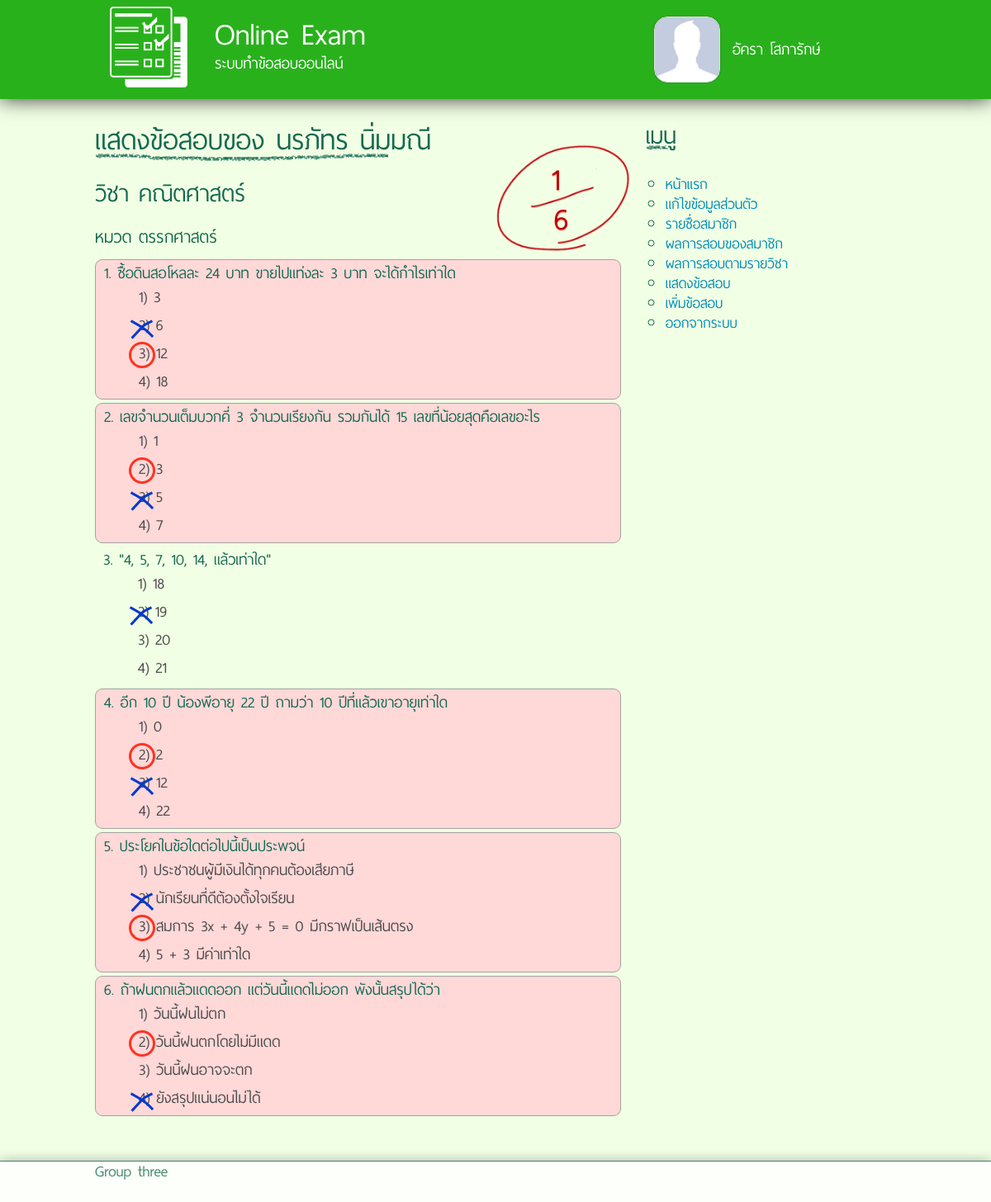
Screenshot of /view-answer.php?stu=54310104&sub=290123&top=1 (signed in) with the database file from the repository.
### tables this page shows
CREATE TABLE IF NOT EXISTS `student` (
  `Stu_id` varchar(8) NOT NULL,
  `Stu_name` varchar(30) NOT NULL,
  `Stu_pwd` varchar(64) NOT NULL,
  `Stu_major` varchar(40) NOT NULL,
  `Stu_gender` varchar(6) NOT NULL,
  `Stu_email` varchar(40) DEFAULT NULL,
  `Stu_pic` varchar(67) DEFAULT NULL,
  PRIMARY KEY (`Stu_id`)
);

CREATE TABLE IF NOT EXISTS `subject` (
  `Sub_id` varchar(8) NOT NULL,
  `Sub_name` varchar(50) NOT NULL,
  `Tea_id` varchar(8) NOT NULL,
  PRIMARY KEY (`Sub_id`)
);

CREATE TABLE IF NOT EXISTS `topics` (
  `Top_id` int(11) NOT NULL AUTO_INCREMENT,
  `Top_name` varchar(50) NOT NULL,
  `Sub_id` varchar(8) NOT NULL,
  PRIMARY KEY (`Top_id`)
);

CREATE TABLE IF NOT EXISTS `question_detail` (
  `Stu_id` varchar(8) NOT NULL,
  `Q_id` int(11) NOT NULL,
  `Answer` char(1) NOT NULL,
  PRIMARY KEY (`Stu_id`,`Q_id`)
);

CREATE TABLE IF NOT EXISTS `question` (
  `Q_id` int(11) NOT NULL AUTO_INCREMENT,
  `Question` varchar(100) NOT NULL,
  `Choice1` varchar(70) NOT NULL,
  `Choice2` varchar(70) NOT NULL,
  `Choice3` varchar(70) DEFAULT NULL,
  `Choice4` varchar(70) DEFAULT NULL,
  `Choice5` varchar(70) DEFAULT NULL,
  `Correct` char(1) NOT NULL,
  `Top_id` int(11) NOT NULL,
  PRIMARY KEY (`Q_id`)
);

### db.class.php (called while the page is built, shortened)
<?php
	Class Database{
		public function Select1($Columns = "*")
		{
				$Select = "SELECT $Columns FROM $this->Table WHERE $this->Where LIMIT 1";
				$query = @mysql_query($Select);
				return @mysql_fetch_assoc($query);
		}
		public function Select($Columns = "*", $Orderby = "")
		{
			$data = array();
			$Select = "SELECT $Columns FROM $this->Table WHERE $this->Where $Orderby";
			$result = mysql_query($Select) or trigger_error(mysql_error().$Select);
			if ($result)
			{
				while($row = mysql_fetch_assoc($result))
				{
					$data[] = $row;
				}
			}
			return $data;
		}
	}
?>

### view-answer.php (the view, shortened to what this page needs)
<?php
	include("db.php");
	include("head.php");
	include("sidebar.php");
	$tStu_id = (isset($_GET['stu']) ? $_GET['stu'] : "");
	$tTop_id = (isset($_GET['top']) ? $_GET['top'] : "");
	$tSub_id = (isset($_GET['sub']) ? $_GET['sub'] : "");
	$db->Table = "student";
	$db->Where = "stu_id = '$tStu_id'";
	$Stu_name = $db->Select1();
	$Stu_name = $Stu_name['Stu_name'];
	$db->Table = "topics";
	$db->Where = "top_id = '$tTop_id'";
	$Top_name = $db->Select1();
	$Top_name = $Top_name['Top_name'];
	$db->Table = "subject";
	$db->Where = "sub_id = '$tSub_id'";
	$Sub_name = $db->Select1();
	$Sub_name = $Sub_name['Sub_name'];
	$db->Table = "question q, question_detail qd";
	$db->Where = "q.q_id = qd.q_id AND q.top_id = '$tTop_id' AND qd.Stu_id = '$tStu_id'";
	$data = $db->Select();
	$db->Table = "Scoreboard";
	$db->Where = "Stu_id = '$tStu_id' and Sub_id = '$tSub_id' and Top_id = '$tTop_id' group by Stu_id";
	$score = $db->Select1("Stu_id, Sub_id, Top_id, Sco_time, sum(Score) as Score");
?>		<div id="content" class="large-8 medium-8 medium-pull-4 columns">
			<h1><span>แสดงข้อสอบของ <?php echo $Stu_name; ?></span></h1>
			<h2>วิชา <?php echo $Sub_name; ?></h2>
			<h3>หมวด <?php echo $Top_name; ?></h3>
<?php
	if ($data) { ?>
			<div class="scorecircle">
				<span class="score"><?php echo $score['Score']; ?></span>
				<span class="maxsco"><?php echo count($data); ?></span>
			</div>
<?php
	}
	if ($data) {
		$exam_count = 1;
		foreach ($data as $value) {
			echo '<div class="examcolor' . ($value['Answer'] != $value['Correct'] ? ' wrong' : '') .'"><span>' . $exam_count . '. ' . $value['Question'] . '</span>';
			echo '<ul class="examcheck">
					<li>
						<input type="radio" name="answer' . $exam_count . '" id="radio' . $exam_count . '1" class="xcheckbox" ' . ($value['Answer'] == "1" ? 'checked' : '') . '>
						<label class="xcheckbox-label">1) ' . $value['Choice1'] . '</label>
						<div class="checkmark'. ($value['Correct'] == "1" ? ' correct' : '') .'"></div>
					</li>
					<li>
						<input type="radio" name="answer' . $exam_count . '" id="radio' . $exam_count . '2" class="xcheckbox" ' . ($value['Answer'] == "2" ? 'checked' : '') . '>
						<label class="xcheckbox-label">2) ' . $value['Choice2'] . '</label>
						<div class="checkmark'. ($value['Correct'] == "2" ? ' correct' : '') .'"></div>
					</li>
					<li>
						<input type="radio" name="answer' . $exam_count . '" id="radio' . $exam_count . '3" class="xcheckbox" ' . ($value['Answer'] == "3" ? 'checked' : '') . '>
						<label class="xcheckbox-label">3) ' . $value['Choice3'] . '</label>
						<div class="checkmark'. ($value['Correct'] == "3" ? ' correct' : '') .'"></div>
					</li>
					<li>
						<input type="radio" name="answer' . $exam_count . '" id="radio' . $exam_count . '4" class="xcheckbox" ' . ($value['Answer'] == "4" ? 'checked' : '') . '>
						<label class="xcheckbox-label">4) ' . $value['Choice4'] . '</label>
						<div class="checkmark'. ($value['Correct'] == "4" ? ' correct' : '') .'"></div>
					</li>
					<li style="display:none;">
						<input type="radio" name="answer' . $exam_count . '" id="radio' . $exam_count . '5" class="xcheckbox" ' . ($value['Answer'] == "5" ? 'checked' : '') . '>
						<label class="xcheckbox-label">5) ' . $value['Choice5'] . '</label>
						<div class="checkmark'. ($value['Correct'] == "5" ? ' correct' : '') .'"></div>
					</li>
				</ul></div>';
			$exam_count++;
		}
	} else {
		echo '<span>ไม่ได้ทำข้อสอบนี้</span>';
	}
	echo '</div>';
	include("footer.php");

### css/styles.css (style rules this page uses)
html, body { font-family: 'thaisans_neueregular', "Open Sans", "Helvetica Neue", "Helvetica", Helvetica, Arial, sans-serif; }
body { color: #156952; background: #F1FFE4; font-size: 1.5rem; }
h1, h2, h3, h4, h5, h6 { font-family: inherit; color: inherit; }
h1 > span { background: url('../images/chockd.png') no-repeat 0px bottom; text-shadow: -2px -1px 0 #F1FFE4, 2px -1px 0 #F1FFE4, -2px 1px 0 #F1FFE4, 2px 1px 0 #F1FFE4; }
ul { margin-left: 1.5rem; }
ul, ol, dl, label { font-size: inherit; line-height: 1; }
div#content ,div#content > * { -moz-transition: all 0.2s ease-out; -o-transition: all 0.2s ease-out; -ms-transition: all 0.2s ease-out; -webkit-transition: all 0.2s ease-out; transition: all 0.2s ease-out; }
ul.examcheck { margin-bottom: 0; }
.examcheck > li { position: relative; }
.examcolor { padding: 4px 10px; margin: 4px 0; }
.examcolor.wrong { background-color: #FFD8D8; border-radius: 9px; border: solid #A3A3A3 1px; }
input[type=radio].xcheckbox + label.xcheckbox-label { padding-left:10px; width: 100%; height:34px; display:inline-block; background-repeat:no-repeat; background-position: 0 0; vertical-align:middle; cursor:pointer; line-height: 1.4; }
input[type=radio].xcheckbox:checked + label.xcheckbox-label + div.checkmark { background-position: 0 -34px; }
label.xcheckbox-label { -webkit-touch-callout: none; -webkit-user-select: none; -khtml-user-select: none; -moz-user-select: none; -ms-user-select: none; user-select: none; }
.checkmark { background: url('../images/check2.png'); background-repeat: no-repeat; background-position: 0 0; position: absolute; left: 5px; width: 34px; top: 2px; height: 34px; pointer-events: none; }
.checkmark.correct { background-position: 0 -68px; }
.scorecircle { position: absolute; background: url('../images/circle.png') center no-repeat; background-size: cover; top: 29; width: 190; height: 150; right: -16; }
.scorecircle span { font-size: 3rem; color: #BE0404; text-shadow: #F66 0 1px 1px; }
.scorecircle span.score { position: absolute; top: 28; left: 75; }
.scorecircle span.maxsco { position: absolute; bottom: 26; left: 78; }
* { list-style: none; text-decoration: none; box-sizing: border-box !important; -webkit-box-sizing: border-box !important; -moz-box-sizing: border-box !important; -ms-box-sizing: border-box !important; }

### rows the page displays
student: Stu_name "นรภัทร นิ่มมณี"
subject: Sub_name "คณิตศาสตร์"
topics: Top_name "ตรรกศาสตร์"
question_detail: Q.Question "ซื้อดินสอโหลละ 24 บาท ขายไปแท่งละ 3 บาท จะได้กำไรเท่าใด", Q.Choice1 "3", Q.Choice2 "6", Q.Choice3 "12", Q.Choice4 "18"
question_detail: Q.Question "เลขจำนวนเต็มบวกคี่ 3 จำนวนเรียงกัน รวมกันได้ 15 เลขที่น้อยสุดคือเลขอะไร", Q.Choice1 "1", Q.Choice2 "3", Q.Choice3 "5", Q.Choice4 "7"
question_detail: Q.Question "\"4, 5, 7, 10, 14, แล้วเท่าใด\"", Q.Choice1 "18", Q.Choice2 "19", Q.Choice3 "20", Q.Choice4 "21"
question_detail: Q.Question "อีก 10 ปี น้องพีอายุ 22 ปี ถามว่า 10 ปีที่แล้วเขาอายุเท่าใด", Q.Choice1 "0", Q.Choice2 "2", Q.Choice3 "12", Q.Choice4 "22"
question_detail: Q.Question "ประโยคในข้อใดต่อไปนี้เป็นประพจน์", Q.Choice1 "ประชาชนผู้มีเงินได้ทุกคนต้องเสียภาษี", Q.Choice2 "นักเรียนที่ดีต้องตั้งใจเรียน", Q.Choice3 "สมการ 3x + 4y + 5 = 0 มีกราฟเป็นเส้นตรง", Q.Choice4 "5 + 3 มีค่าเท่าใด"
question_detail: Q.Question "ถ้าฝนตกแล้วแดดออก แต่วันนี้แดดไม่ออก พังนั้นสรุปได้ว่า", Q.Choice1 "วันนี้ฝนไม่ตก", Q.Choice2 "วันนี้ฝนตกโดยไม่มีแดด", Q.Choice3 "วันนี้ฝนอาจจะตก", Q.Choice4 "ยังสรุปแน่นอนไม่ได้"

### other values shown
$cfg['title'] "Online Exam"
$cfg['subtitle'] "ระบบทำข้อสอบออนไลน์"
$_SESSION['name'] "อัครา โสภารักษ์"
$score['Score'] "1"
count($data) "6"
